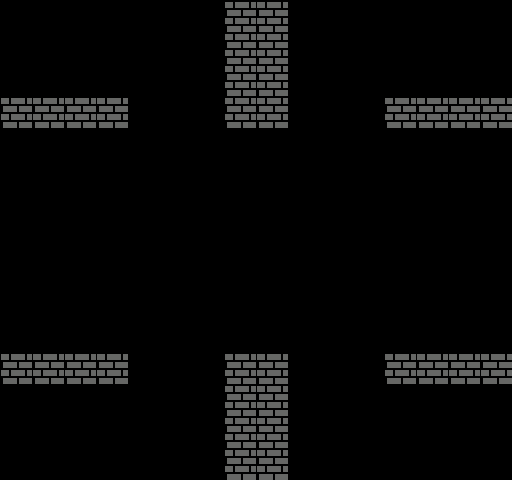

A 2D game scene composited from a Tiled map and its tileset images. What follows is a short description and the map's XML, with every tile layer's data as written:
An orthogonal 16x15 tile map with 32x32 px tiles, 1 tile layer (Tile Layer 1).

<map version="1.0" orientation="orthogonal" renderorder="right-down" width="16" height="15" tilewidth="32" tileheight="32" nextobjectid="1">
 <tileset firstgid="1" name="t" tilewidth="32" tileheight="32" tilecount="64">
  <image source="metatile.png" width="256" height="256" />
 </tileset>
 <layer name="Tile Layer 1" width="16" height="15">
  <data encoding="csv">
1,1,1,1,1,1,1,2,2,1,1,1,1,1,1,1,
1,1,1,1,1,1,1,2,2,1,1,1,1,1,1,1,
1,1,1,1,1,1,1,2,2,1,1,1,1,1,1,1,
2,2,2,2,1,1,1,2,2,1,1,1,2,2,2,2,
1,1,1,1,1,1,1,1,1,1,1,1,1,1,1,1,
1,1,1,1,1,1,1,1,1,1,1,1,1,1,1,1,
1,1,1,1,1,1,1,1,1,1,1,1,1,1,1,1,
1,1,1,1,1,1,1,1,1,1,1,1,1,1,1,1,
1,1,1,1,1,1,1,1,1,1,1,1,1,1,1,1,
1,1,1,1,1,1,1,1,1,1,1,1,1,1,1,1,
1,1,1,1,1,1,1,1,1,1,1,1,1,1,1,1,
2,2,2,2,1,1,1,2,2,1,1,1,2,2,2,2,
1,1,1,1,1,1,1,2,2,1,1,1,1,1,1,1,
1,1,1,1,1,1,1,2,2,1,1,1,1,1,1,1,
1,1,1,1,1,1,1,2,2,1,1,1,1,1,1,1
</data>
 </layer>
</map>
